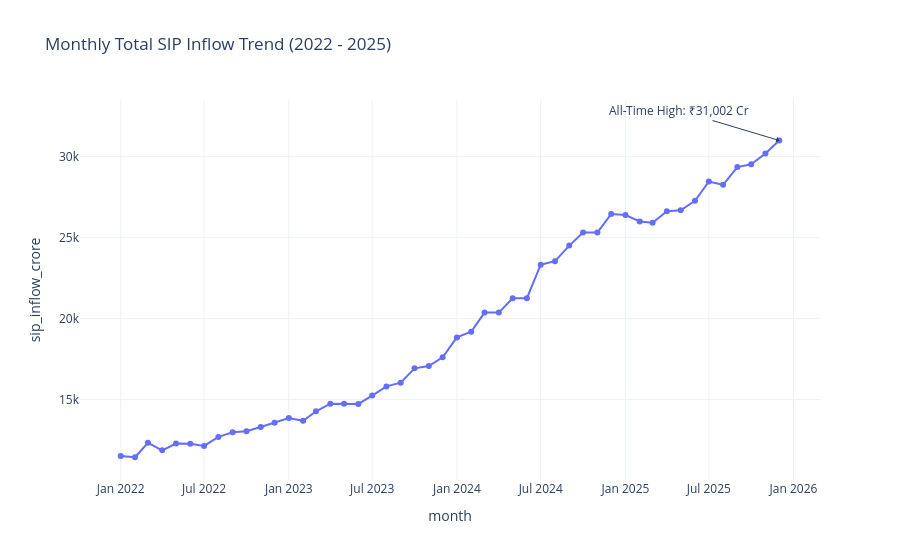

This figure's notebook cell:
### Markdown cell above
### Monthly SIP Inflow Time-Series (Plotly)

### Code cell
# Load local historical macro files from processed paths
sip_df = pd.read_csv('../data/processed/clean_monthly_sip_inflows.csv')
sip_df['month'] = pd.to_datetime(sip_df['month'])

fig = px.line(sip_df, x='month', y='sip_inflow_crore', 
              title='Monthly Total SIP Inflow Trend (2022 - 2025)', markers=True)

# Annotate the Dec 2025 milestone peak 
fig.add_annotation(x="2025-12-01", y=31002,
            text="All-Time High: ₹31,002 Cr",
            showarrow=True, arrowhead=1, ax=-100, ay=-30)

fig.update_layout(template='plotly_white')
fig.show()
fig.write_image("../reports/sip_inflows.png")

### Figure 1 — Plotly figure (JSON) as saved in the notebook; plotly's stock layout.template omitted (floating-point values rounded to 4 significant figures)
{"data": [{"hovertemplate": "month=%{x}<br>sip_inflow_crore=%{y}<extra></extra>", "legendgroup": "", "line": {"color": "#636efa", "dash": "solid"}, "marker": {"symbol": "circle"}, "mode": "lines+markers", "name": "", "orientation": "v", "showlegend": false, "type": "scatter", "x": ["2022-01-01T00:00:00", "2022-02-01T00:00:00", "2022-03-01T00:00:00", "2022-04-01T00:00:00", "2022-05-01T00:00:00", "2022-06-01T00:00:00", "2022-07-01T00:00:00", "2022-08-01T00:00:00", "2022-09-01T00:00:00", "2022-10-01T00:00:00", "2022-11-01T00:00:00", "2022-12-01T00:00:00", "2023-01-01T00:00:00", "2023-02-01T00:00:00", "2023-03-01T00:00:00", "2023-04-01T00:00:00", "2023-05-01T00:00:00", "2023-06-01T00:00:00", "2023-07-01T00:00:00", "2023-08-01T00:00:00", "2023-09-01T00:00:00", "2023-10-01T00:00:00", "2023-11-01T00:00:00", "2023-12-01T00:00:00", "2024-01-01T00:00:00", "2024-02-01T00:00:00", "2024-03-01T00:00:00", "2024-04-01T00:00:00", "2024-05-01T00:00:00", "2024-06-01T00:00:00", "2024-07-01T00:00:00", "2024-08-01T00:00:00", "2024-09-01T00:00:00", "2024-10-01T00:00:00", "2024-11-01T00:00:00", "2024-12-01T00:00:00", "2025-01-01T00:00:00", "2025-02-01T00:00:00", "2025-03-01T00:00:00", "2025-04-01T00:00:00", "2025-05-01T00:00:00", "2025-06-01T00:00:00", "2025-07-01T00:00:00", "2025-08-01T00:00:00", "2025-09-01T00:00:00", "2025-10-01T00:00:00", "2025-11-01T00:00:00", "2025-12-01T00:00:00"], "xaxis": "x", "y": [11517, 11438, 12328, 11863, 12286, 12276, 12140, 12694, 12976, 13040, 13306, 13573, 13856, 13687, 14276, 14749, 14749, 14734, 15245, 15814, 16042, 16928, 17073, 17610, 18838, 19187, 20371, 20371, 21262, 21262, 23332, 23547, 24509, 25323, 25320, 26459, 26400, 25999, 25926, 26632, 26688, 27274, 28464, 28265, 29361, 29529, 30200, 31002], "yaxis": "y"}], "layout": {"annotations": [{"arrowhead": 1, "ax": -100, "ay": -30, "showarrow": true, "text": "All-Time High: ₹31,002 Cr", "x": "2025-12-01", "y": 31002}], "legend": {"tracegroupgap": 0}, "title": {"text": "Monthly Total SIP Inflow Trend (2022 - 2025)"}, "xaxis": {"anchor": "y", "domain": [0, 1], "title": {"text": "month"}}, "yaxis": {"anchor": "x", "domain": [0, 1], "title": {"text": "sip_inflow_crore"}}}}
